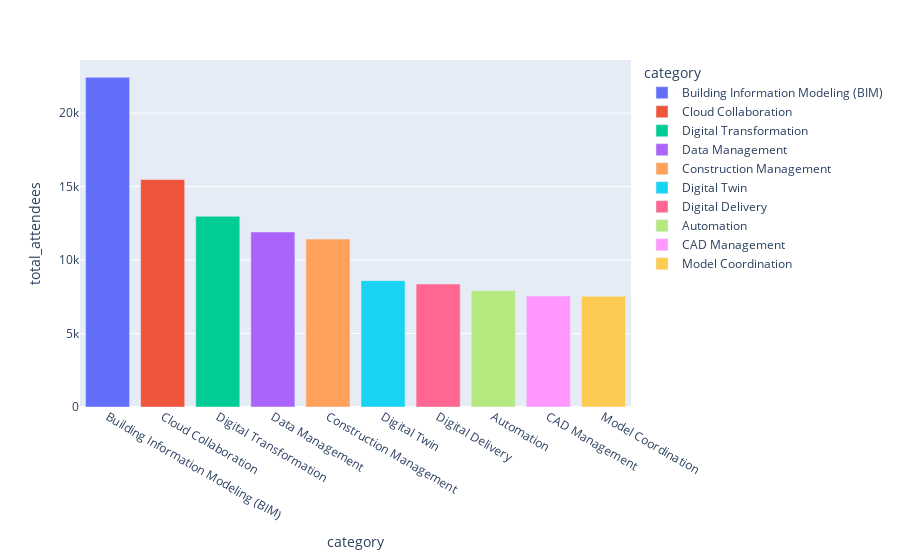

The notebook cell saved with this chart:
### Code cell
top10_classes.plot(x="category", y="total_attendees",  kind="bar", color="category")

### Figure 1 — Plotly figure (JSON) as saved in the notebook; plotly's stock layout.template omitted (floating-point values rounded to 4 significant figures)
{"data": [{"alignmentgroup": "True", "hovertemplate": "category=%{x}<br>total_attendees=%{y}<extra></extra>", "legendgroup": "Building Information Modeling (BIM)", "marker": {"color": "#636efa", "pattern": {"shape": ""}}, "name": "Building Information Modeling (BIM)", "offsetgroup": "Building Information Modeling (BIM)", "orientation": "v", "showlegend": true, "textposition": "auto", "type": "bar", "x": ["Building Information Modeling (BIM)"], "xaxis": "x", "y": [22434], "yaxis": "y"}, {"alignmentgroup": "True", "hovertemplate": "category=%{x}<br>total_attendees=%{y}<extra></extra>", "legendgroup": "Cloud Collaboration", "marker": {"color": "#EF553B", "pattern": {"shape": ""}}, "name": "Cloud Collaboration", "offsetgroup": "Cloud Collaboration", "orientation": "v", "showlegend": true, "textposition": "auto", "type": "bar", "x": ["Cloud Collaboration"], "xaxis": "x", "y": [15480], "yaxis": "y"}, {"alignmentgroup": "True", "hovertemplate": "category=%{x}<br>total_attendees=%{y}<extra></extra>", "legendgroup": "Digital Transformation", "marker": {"color": "#00cc96", "pattern": {"shape": ""}}, "name": "Digital Transformation", "offsetgroup": "Digital Transformation", "orientation": "v", "showlegend": true, "textposition": "auto", "type": "bar", "x": ["Digital Transformation"], "xaxis": "x", "y": [12978], "yaxis": "y"}, {"alignmentgroup": "True", "hovertemplate": "category=%{x}<br>total_attendees=%{y}<extra></extra>", "legendgroup": "Data Management", "marker": {"color": "#ab63fa", "pattern": {"shape": ""}}, "name": "Data Management", "offsetgroup": "Data Management", "orientation": "v", "showlegend": true, "textposition": "auto", "type": "bar", "x": ["Data Management"], "xaxis": "x", "y": [11911], "yaxis": "y"}, {"alignmentgroup": "True", "hovertemplate": "category=%{x}<br>total_attendees=%{y}<extra></extra>", "legendgroup": "Construction Management", "marker": {"color": "#FFA15A", "pattern": {"shape": ""}}, "name": "Construction Management", "offsetgroup": "Construction Management", "orientation": "v", "showlegend": true, "textposition": "auto", "type": "bar", "x": ["Construction Management"], "xaxis": "x", "y": [11431], "yaxis": "y"}, {"alignmentgroup": "True", "hovertemplate": "category=%{x}<br>total_attendees=%{y}<extra></extra>", "legendgroup": "Digital Twin", "marker": {"color": "#19d3f3", "pattern": {"shape": ""}}, "name": "Digital Twin", "offsetgroup": "Digital Twin", "orientation": "v", "showlegend": true, "textposition": "auto", "type": "bar", "x": ["Digital Twin"], "xaxis": "x", "y": [8599], "yaxis": "y"}, {"alignmentgroup": "True", "hovertemplate": "category=%{x}<br>total_attendees=%{y}<extra></extra>", "legendgroup": "Digital Delivery", "marker": {"color": "#FF6692", "pattern": {"shape": ""}}, "name": "Digital Delivery", "offsetgroup": "Digital Delivery", "orientation": "v", "showlegend": true, "textposition": "auto", "type": "bar", "x": ["Digital Delivery"], "xaxis": "x", "y": [8371], "yaxis": "y"}, {"alignmentgroup": "True", "hovertemplate": "category=%{x}<br>total_attendees=%{y}<extra></extra>", "legendgroup": "Automation", "marker": {"color": "#B6E880", "pattern": {"shape": ""}}, "name": "Automation", "offsetgroup": "Automation", "orientation": "v", "showlegend": true, "textposition": "auto", "type": "bar", "x": ["Automation"], "xaxis": "x", "y": [7917], "yaxis": "y"}, {"alignmentgroup": "True", "hovertemplate": "category=%{x}<br>total_attendees=%{y}<extra></extra>", "legendgroup": "CAD Management", "marker": {"color": "#FF97FF", "pattern": {"shape": ""}}, "name": "CAD Management", "offsetgroup": "CAD Management", "orientation": "v", "showlegend": true, "textposition": "auto", "type": "bar", "x": ["CAD Management"], "xaxis": "x", "y": [7552], "yaxis": "y"}, {"alignmentgroup": "True", "hovertemplate": "category=%{x}<br>total_attendees=%{y}<extra></extra>", "legendgroup": "Model Coordination", "marker": {"color": "#FECB52", "pattern": {"shape": ""}}, "name": "Model Coordination", "offsetgroup": "Model Coordination", "orientation": "v", "showlegend": true, "textposition": "auto", "type": "bar", "x": ["Model Coordination"], "xaxis": "x", "y": [7531], "yaxis": "y"}], "layout": {"barmode": "relative", "legend": {"title": {"text": "category"}, "tracegroupgap": 0}, "margin": {"t": 60}, "xaxis": {"anchor": "y", "categoryarray": ["Building Information Modeling (BIM)", "Cloud Collaboration", "Digital Transformation", "Data Management", "Construction Management", "Digital Twin", "Digital Delivery", "Automation", "CAD Management", "Model Coordination"], "categoryorder": "array", "domain": [0, 1], "title": {"text": "category"}}, "yaxis": {"anchor": "x", "domain": [0, 1], "title": {"text": "total_attendees"}}}}
